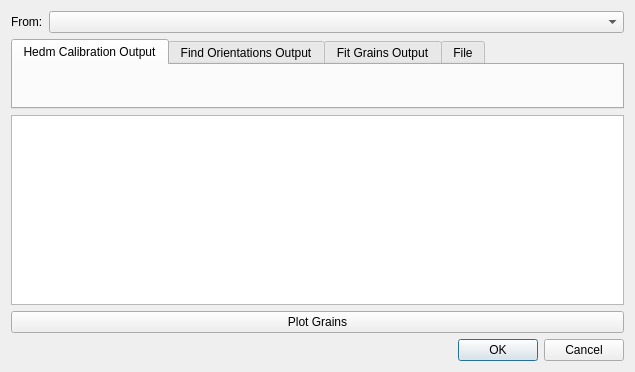
<?xml version="1.0" encoding="UTF-8"?>
<ui version="4.0">
 <class>select_grains_dialog</class>
 <widget class="QDialog" name="select_grains_dialog">
  <property name="geometry">
   <rect>
    <x>0</x>
    <y>0</y>
    <width>635</width>
    <height>372</height>
   </rect>
  </property>
  <property name="windowTitle">
   <string>Select Grains</string>
  </property>
  <layout class="QGridLayout" name="gridLayout_2">
   <item row="2" column="0" colspan="2">
    <widget class="GrainsTableView" name="table_view"/>
   </item>
   <item row="4" column="1">
    <widget class="QDialogButtonBox" name="button_box">
     <property name="standardButtons">
      <set>QDialogButtonBox::Cancel|QDialogButtonBox::Ok</set>
     </property>
     <property name="centerButtons">
      <bool>false</bool>
     </property>
    </widget>
   </item>
   <item row="1" column="0" colspan="2">
    <widget class="QTabWidget" name="tab_widget">
     <property name="currentIndex">
      <number>0</number>
     </property>
     <widget class="QWidget" name="hedm_calibration_output_tab">
      <attribute name="title">
       <string>Hedm Calibration Output</string>
      </attribute>
      <layout class="QHBoxLayout" name="horizontalLayout_3"/>
     </widget>
     <widget class="QWidget" name="find_orientations_output_tab">
      <attribute name="title">
       <string>Find Orientations Output</string>
      </attribute>
      <layout class="QHBoxLayout" name="horizontalLayout"/>
     </widget>
     <widget class="QWidget" name="fit_grains_output_tab">
      <attribute name="title">
       <string>Fit Grains Output</string>
      </attribute>
      <layout class="QHBoxLayout" name="horizontalLayout_2"/>
     </widget>
     <widget class="QWidget" name="file_tab">
      <attribute name="title">
       <string>File</string>
      </attribute>
      <layout class="QGridLayout" name="gridLayout">
       <item row="0" column="0">
        <widget class="QLineEdit" name="file_name">
         <property name="readOnly">
          <bool>false</bool>
         </property>
        </widget>
       </item>
       <item row="0" column="1">
        <widget class="QPushButton" name="select_file_button">
         <property name="text">
          <string>Select File</string>
         </property>
        </widget>
       </item>
      </layout>
     </widget>
    </widget>
   </item>
   <item row="0" column="0">
    <widget class="QLabel" name="method_label">
     <property name="text">
      <string>From:</string>
     </property>
    </widget>
   </item>
   <item row="0" column="1">
    <widget class="QComboBox" name="method"/>
   </item>
   <item row="3" column="0" colspan="2">
    <widget class="QPushButton" name="plot_grains">
     <property name="text">
      <string>Plot Grains</string>
     </property>
    </widget>
   </item>
  </layout>
 </widget>
 <customwidgets>
  <customwidget>
   <class>GrainsTableView</class>
   <extends>QTableView</extends>
   <header>grains_table_view.py</header>
  </customwidget>
 </customwidgets>
 <tabstops>
  <tabstop>method</tabstop>
  <tabstop>tab_widget</tabstop>
  <tabstop>file_name</tabstop>
  <tabstop>select_file_button</tabstop>
  <tabstop>table_view</tabstop>
  <tabstop>plot_grains</tabstop>
 </tabstops>
 <resources/>
 <connections>
  <connection>
   <sender>button_box</sender>
   <signal>accepted()</signal>
   <receiver>select_grains_dialog</receiver>
   <slot>accept()</slot>
   <hints>
    <hint type="sourcelabel">
     <x>217</x>
     <y>205</y>
    </hint>
    <hint type="destinationlabel">
     <x>217</x>
     <y>113</y>
    </hint>
   </hints>
  </connection>
  <connection>
   <sender>button_box</sender>
   <signal>rejected()</signal>
   <receiver>select_grains_dialog</receiver>
   <slot>reject()</slot>
   <hints>
    <hint type="sourcelabel">
     <x>217</x>
     <y>205</y>
    </hint>
    <hint type="destinationlabel">
     <x>217</x>
     <y>113</y>
    </hint>
   </hints>
  </connection>
 </connections>
</ui>
